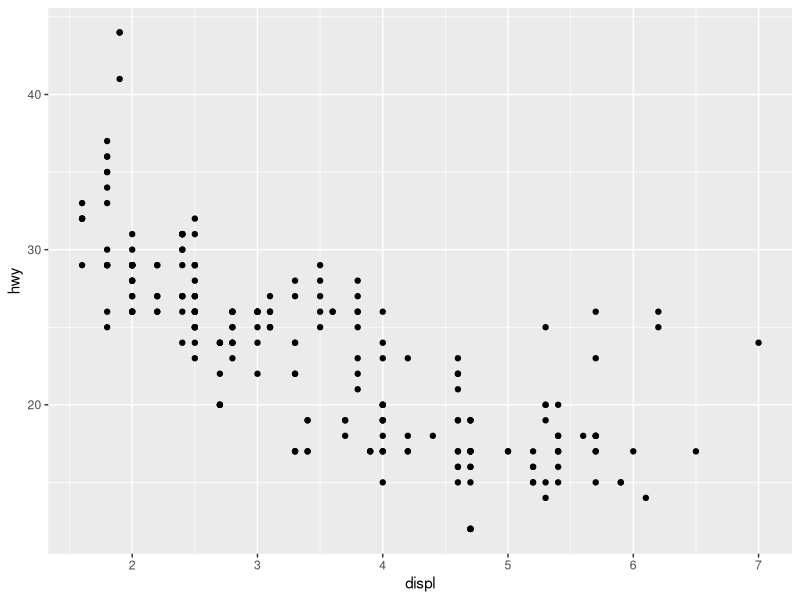
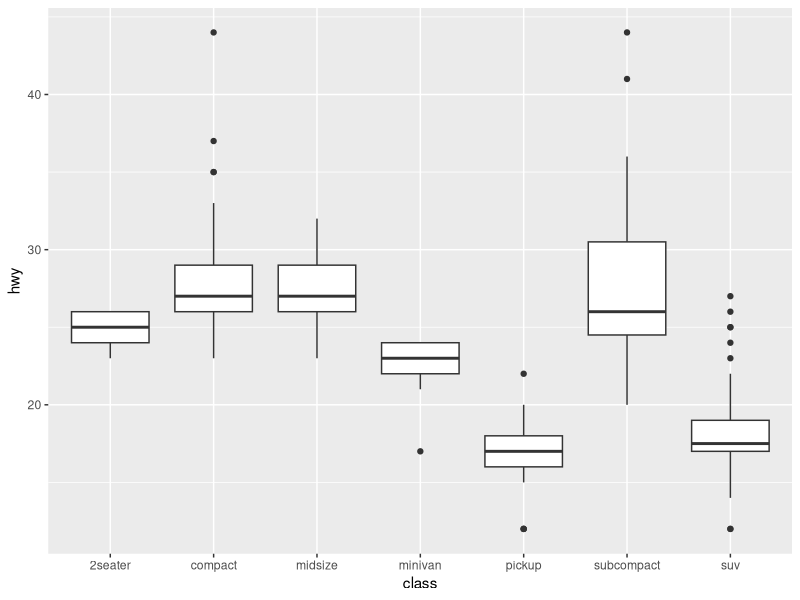
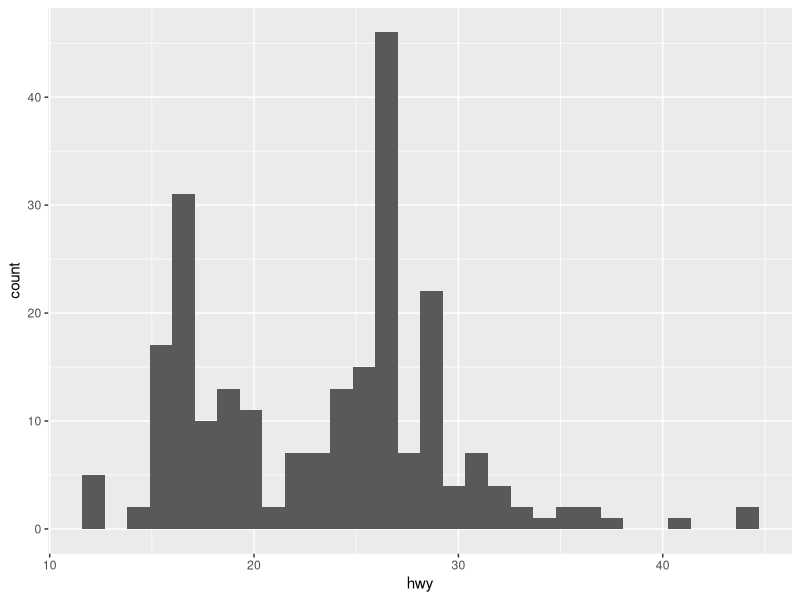
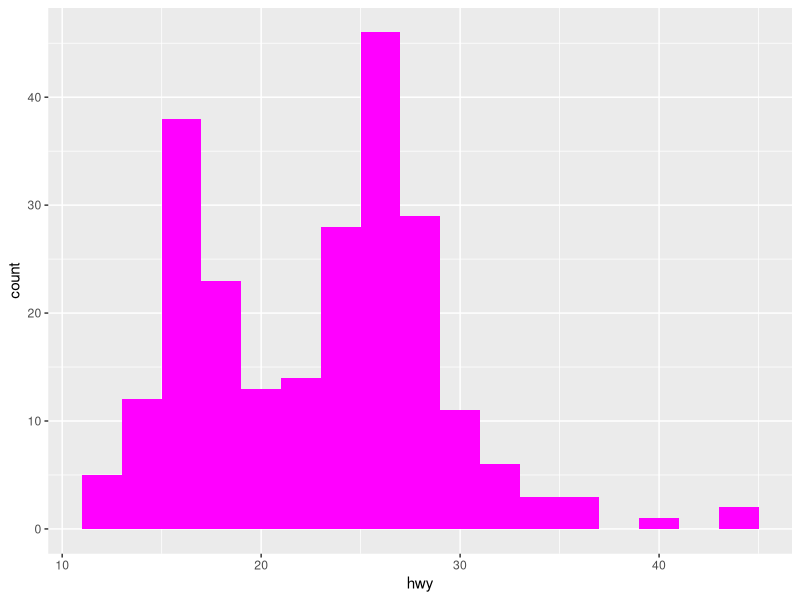
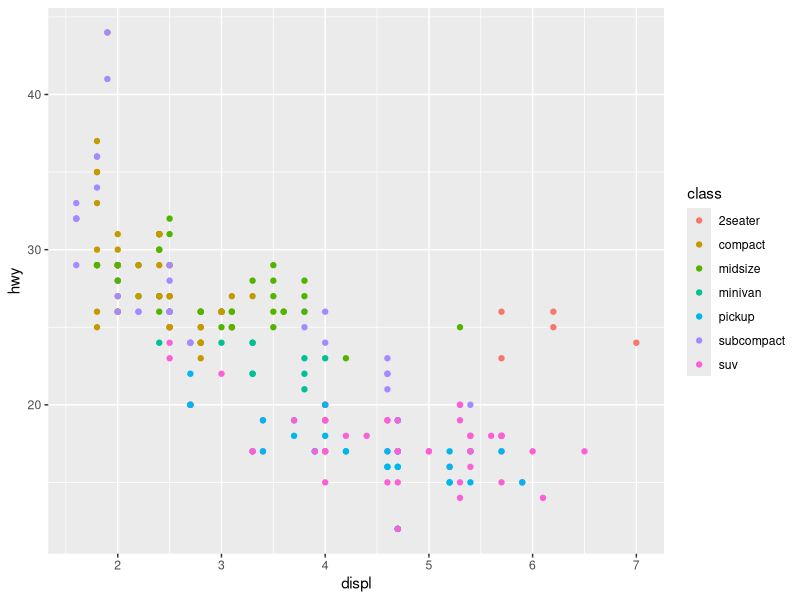
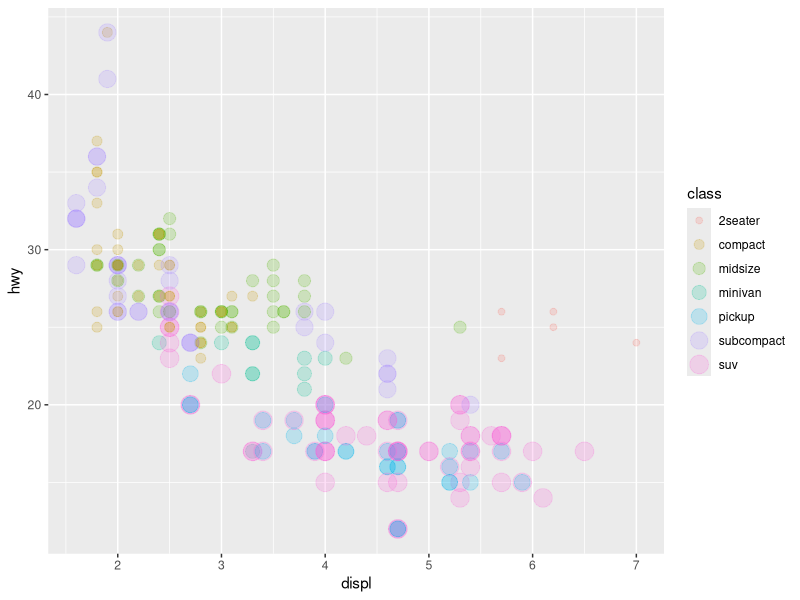
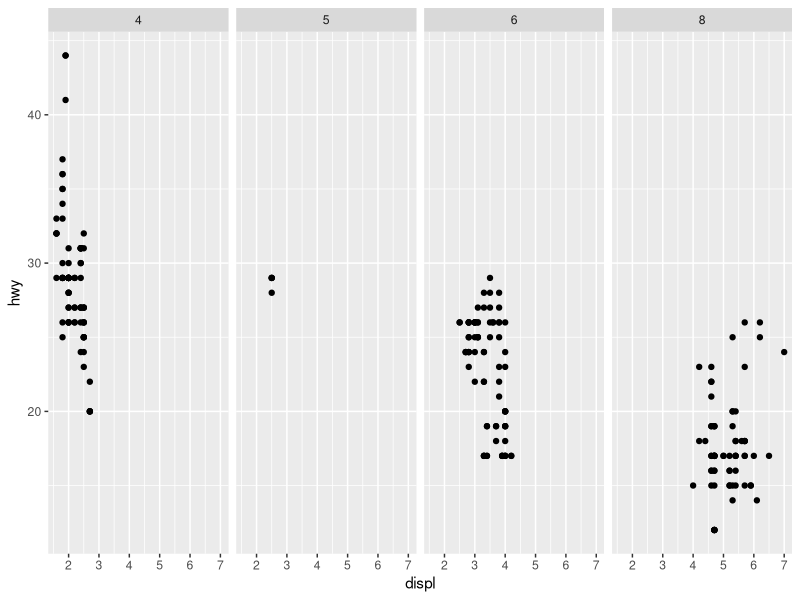
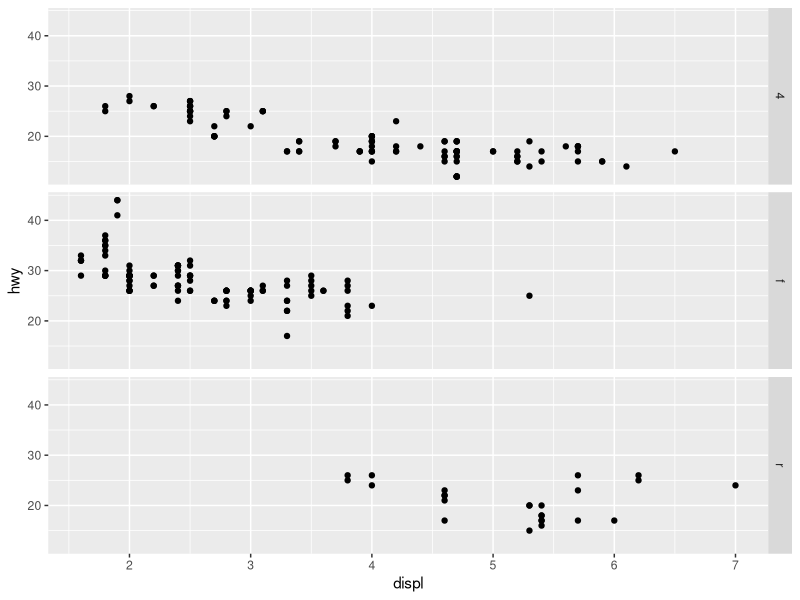

Generate these figures, in order, with R:
## ---- chunk 1
knitr::opts_chunk$set(echo = TRUE, comment="")
library(tidyverse)
## ---- chunk 2
data(mpg)
## ---- chunk 3
ggplot(data = mpg) +
  geom_point(mapping = aes(x = displ, y = hwy))
## ---- chunk 4
ggplot(data = mpg) +
  geom_boxplot(mapping = aes(x = class, y = hwy))
## ---- chunk 5
ggplot(data=mpg) + 
  geom_histogram(aes(x=hwy))
## ---- chunk 6
ggplot(data=mpg) + 
  geom_histogram(aes(x=hwy),binwidth = 2, fill="magenta")
## ---- chunk 7
ggplot(data = mpg) +
  geom_point(mapping = aes(x = displ, y = hwy, color=class))
## ---- chunk 8
ggplot(data = mpg) +
  geom_point(mapping = aes(x = displ, y = hwy, color=class, size=class), alpha=0.2)
## ---- chunk 9
# Makes a plot that the commands below will modify
q <- ggplot(mpg) + geom_point(aes(x = displ, y = hwy))

q + facet_grid(. ~ cyl)
q + facet_grid(drv ~ .)
q + facet_grid(drv ~ cyl)
q + facet_wrap(~ class)
## ---- chunk 10

## ---- chunk 11
ggplot(mpg) + 
  geom_point(aes(displ, hwy)) +
  geom_smooth(aes(displ, hwy))
